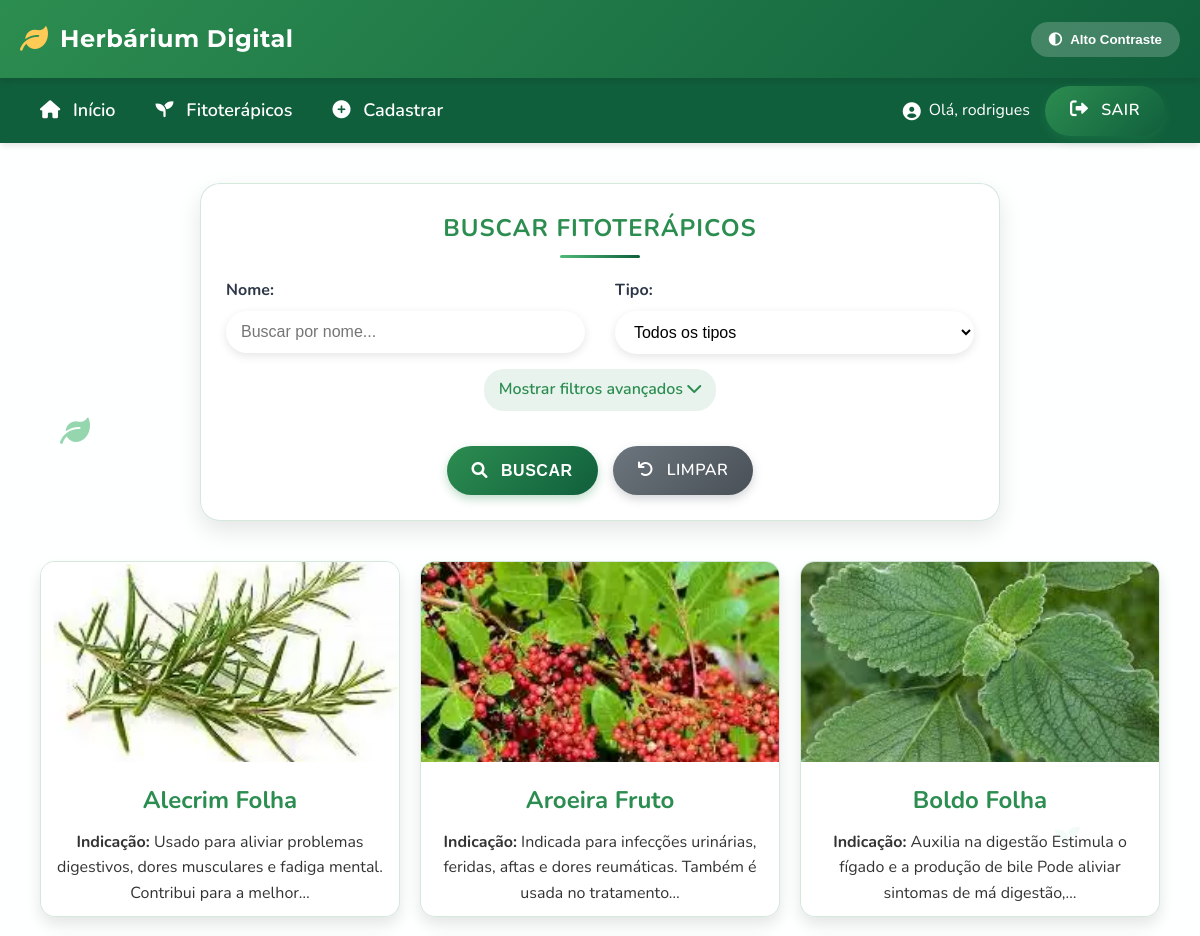
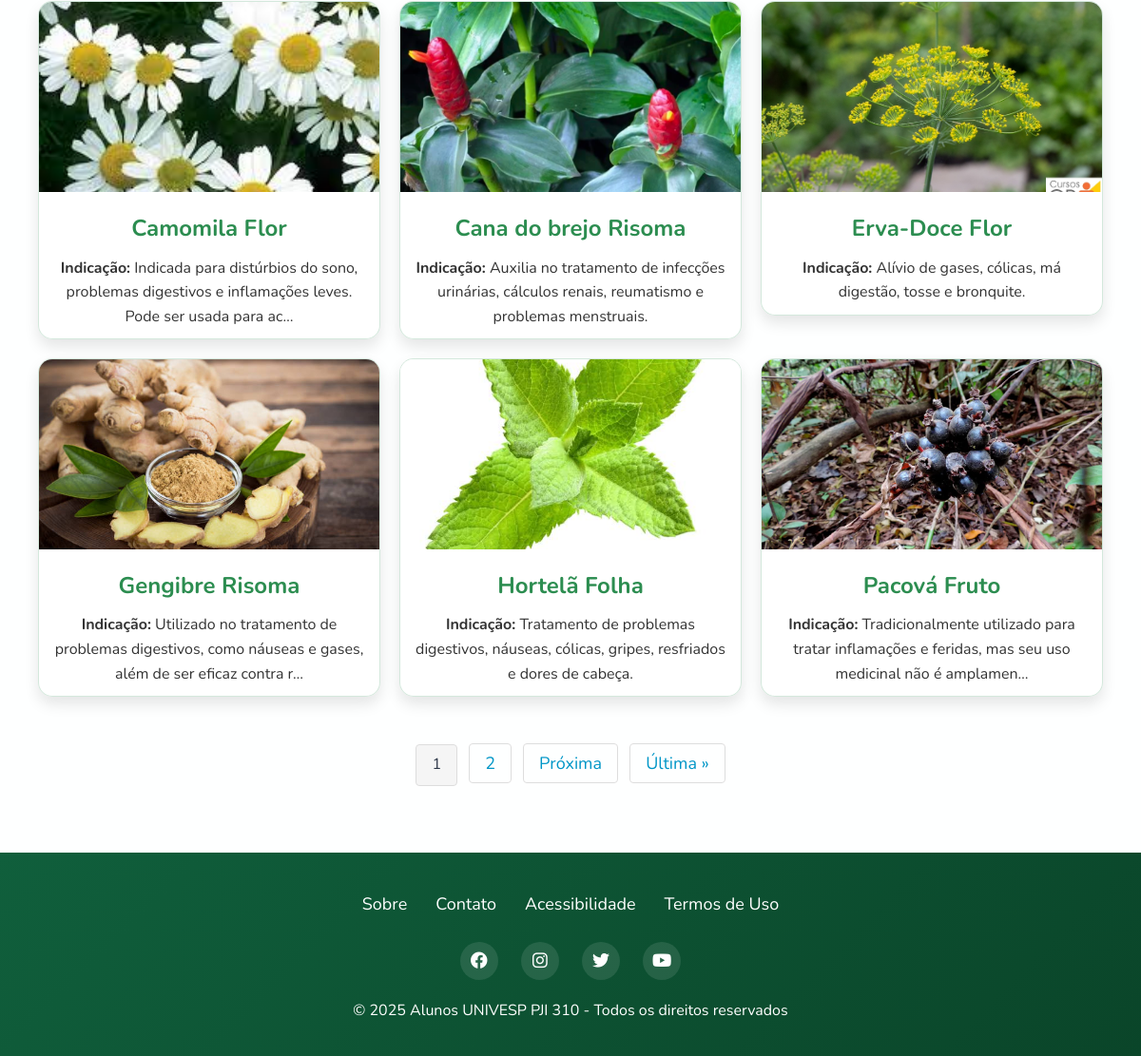
/fitoterapico/ (signed in), run on the app's committed database (2 pictures, top to bottom).
### fitoterapico/models.py (models this page shows, shortened)
class Fitoterapico(models.Model):
    id = models.AutoField(primary_key=True)
    nome = models.CharField(max_length=100)
    tipo = models.ForeignKey(Tipo, on_delete=models.PROTECT, related_name='fitoterapico_tipo')
    especie = models.CharField(max_length=100)
    familia = models.CharField(max_length=100, blank=True, null=True)
    descricao = models.TextField()
    propriedades = models.TextField()
    indicacao = models.TextField()
    modo_uso = models.TextField()
    dosagem = models.CharField(max_length=100, blank=True, null=True)
    efeito_colateral = models.TextField(blank=True, null=True)
    preco = models.FloatField(blank=True, null=True)
    foto = models.ImageField(upload_to='fitoterapico/', blank=True, null=True)
    bio = models.TextField(blank=True, null=True)

class Tipo(models.Model):
    id = models.AutoField(primary_key=True)
    nome = models.CharField(max_length=200)
    def __str__(self):
        return self.nome

### fitoterapico/views.py (the view)
# urls.py: path('fitoterapico/', FitoterapicoListView.as_view(), name='fitoterapico_list'),
class FitoterapicoListView(ListView):
    model = Fitoterapico
    template_name = 'fitoterapico.html'
    context_object_name = 'fitoterapico'
    paginate_by = 9
    def get_queryset(self):
        fitoterapico = super().get_queryset().order_by('nome')
        search = self.request.GET.get('search', '')
        tipo = self.request.GET.get('tipo', '')
        indicacao = self.request.GET.get('indicacao', '')
        if search:
            fitoterapico = fitoterapico.filter(nome__icontains=search)
        if tipo:
            fitoterapico = fitoterapico.filter(tipo__id=tipo)
        if indicacao:
            fitoterapico = fitoterapico.filter(indicacao__icontains=indicacao)
        return fitoterapico
    def get_context_data(self, **kwargs):
        context = super().get_context_data(**kwargs)
        from fitoterapico.models import Tipo
        context['search'] = self.request.GET.get('search', '')
        context['tipo_selecionado'] = self.request.GET.get('tipo', '')
        context['indicacao'] = self.request.GET.get('indicacao', '')
        context['tipos'] = Tipo.objects.all()
        return context

### fitoterapico/templates/fitoterapico.html (shortened to what this page needs)
{% extends "base.html" %}
{% block content %}
  <form method="GET" action="{% url 'fitoterapico_list' %}" class="search-form">
    <h3>Buscar Fitoterápicos</h3>
    <div class="search-row">
      <div class="search-group">
        <label for="search">Nome:</label>
        <input type="text" id="search" name="search" placeholder="Buscar por nome..." value="{{ search }}">
      </div>
      <div class="search-group">
        <label for="tipo">Tipo:</label>
        <select id="tipo" name="tipo">
          <option value="">Todos os tipos</option>
        </select>
      </div>
    </div>
    <div class="search-toggle" onclick="toggleAdvancedSearch()">
      <span id="toggle-text">Mostrar filtros avançados</span> <i class="fas fa-chevron-down" id="toggle-icon"></i>
    </div>
    <div class="search-actions">
      <button type="submit" class="btn"><i class="fas fa-search"></i> Buscar</button>
      <a href="{% url 'fitoterapico_list' %}" class="btn btn-reset"><i class="fas fa-undo"></i> Limpar</a>
    </div>
  </form>
  <div class="fitoterapico-grid">
    {% if fitoterapico %}
      {% for fitoterapico in fitoterapico %}
        <a href="{% url 'fitoterapico_detail' fitoterapico.pk %}">
          <div class="fitoterapico-card">
            {% if fitoterapico.foto %}
              <img src="{{ fitoterapico.foto.url }}" alt="{{ fitoterapico.nome }} - {{ fitoterapico.tipo }}" loading="lazy">
            {% else %}
              <p class="no-foto">Imagem não disponível</p>
            {% endif %}
            <h2>{{ fitoterapico.nome }} {{ fitoterapico.tipo }}</h2>
            <p><strong>Indicação:</strong> {{ fitoterapico.indicacao|truncatechars:100 }}</p>
          </div>
        </a>
      {% endfor %}
    {% else %}
      <p class="no-results">Nenhum fitoterapico encontrado.</p>
    {% endif %}
  </div>
  {% if is_paginated %}
  <div class="pagination">
    {% for num in page_obj.paginator.page_range %}
      {% if page_obj.number == num %}
        <span class="current">{{ num }}</span>
      {% elif num > page_obj.number|add:'-3' and num < page_obj.number|add:'3' %}
        <a href="?page={{ num }}{% if search %}&search={{ search }}{% endif %}">{{ num }}</a>
      {% endif %}
    {% endfor %}
    {% if page_obj.has_next %}
      <a href="?page={{ page_obj.next_page_number }}{% if search %}&search={{ search }}{% endif %}">Próxima</a>
      <a href="?page={{ page_obj.paginator.num_pages }}{% if search %}&search={{ search }}{% endif %}">Última &raquo;</a>
    {% endif %}
  </div>
  {% endif %}
{% endblock %}

### app/templates/base.html (shortened to what this page needs)
<!DOCTYPE html>
<html lang="pt-br">
<head>
  <link href="https://cdnjs.cloudflare.com/ajax/libs/font-awesome/6.0.0-beta3/css/all.min.css" rel="stylesheet">
</head>
<body>
  <div class="floating-element leaf1"><i class="fas fa-leaf"></i></div>
  <div class="floating-element leaf2"></div>
  <div class="floating-element leaf3"></div>
  <header>
    <div class="header-content">
      <div class="logo">
        <i class="fas fa-leaf"></i>
        <h1>Herbárium Digital</h1>
      </div>
      <div class="accessibility-controls">
        <button class="contrast-btn" onclick="toggleContrast()">
          <i class="fas fa-adjust"></i>
          Alto Contraste
        </button>
      </div>
    </div>
  </header>
  <nav role="navigation" aria-label="Menu principal">
    <div class="nav-container">
      <ul>
        <li><a href="{% url 'home' %}"><i class="fas fa-home"></i> Início</a></li>
        <li><a href="{% url 'fitoterapico_list' %}"><i class="fas fa-seedling"></i> Fitoterápicos</a></li>
        {% if user.is_authenticated %}
        <li><a href="{% url 'novo_fitoterapico' %}"><i class="fas fa-plus-circle"></i> Cadastrar</a></li>
        {% endif %}
      </ul>
      <div class="user-info">
        {% if user.is_authenticated %}
          <i class="fas fa-user-circle"></i>
          <span>Olá, {{ user.username }}</span>
          <a href="{% url 'logout' %}" class="btn btn-secondary" style="margin-left: 15px;">
            <i class="fas fa-sign-out-alt"></i> Sair
          </a>
        {% endif %}
      </div>
    </div>
  </nav>
  <main>
    <div class="container">
      {% block content %}{% endblock %}
    </div>
  </main>
  <footer>
    <div class="footer-content">
      <div class="footer-links">
        <a href="#">Sobre</a>
        <a href="#">Contato</a>
        <a href="#">Acessibilidade</a>
        <a href="#">Termos de Uso</a>
      </div>
      <div class="social-icons">
        <a href="#"><i class="fab fa-facebook"></i></a>
        <a href="#"><i class="fab fa-instagram"></i></a>
        <a href="#"><i class="fab fa-twitter"></i></a>
        <a href="#"><i class="fab fa-youtube"></i></a>
      </div>
      <p>&copy; 2025 Alunos UNIVESP PJI 310 - Todos os direitos reservados</p>
    </div>
  </footer>
</body>
</html>

### fitoterapico/templates/fitoterapico.html (style rules this page uses)
body { background-image: url('https://img.freepik.com/vetores-gratis/poster-de-design-medico-com-capsula-medicinal-original-composta-por-partes-verdes-e-azuis-e-folhas-como-ilustracao-do-simbolo-da-vida_13437796.jpg'); background-size: cover; background-attachment: fixed; background-position: center; position: relative; }
body::before { content: ""; position: absolute; top: 0; left: 0; width: 100%; height: 100%; background-color: rgba(255, 255, 255, 0.85); z-index: -1; }
.fitoterapico-grid { display: grid; grid-template-columns: repeat(3, 1fr); gap: 20px; margin: 0 auto; max-width: 1200px; padding: 20px; position: relative; z-index: 1; }
.fitoterapico-card { background-color: rgba(255, 255, 255, 0.9); box-shadow: 0 8px 15px rgba(0, 0, 0, 0.1); border-radius: 15px; overflow: hidden; text-align: center; transition: all 0.3s ease; border: 1px solid rgba(44, 141, 80, 0.2); }
.fitoterapico-card img { width: 100%; height: 200px; object-fit: cover; }
.fitoterapico-card h2 { font-size: 1.5rem; margin: 10px; color: var(--primary-color); }
.fitoterapico-card p { font-size: 1rem; margin-bottom: 10px; padding: 0 15px; }
form { display: block; margin-bottom: 20px; text-align: center; padding: 20px; }
input[type="text"], select, input[type="number"] { padding: 12px 15px; font-size: 16px; border: none; border-radius: 30px; width: 100%; box-sizing: border-box; transition: all 0.3s ease; box-shadow: 0 3px 10px rgba(0, 0, 0, 0.1); background-color: white; }
button[type="submit"], .btn { background: linear-gradient(135deg, var(--primary-color) 0%, var(--primary-dark) 100%); color: #fff; border: none; padding: 12px 25px; font-size: 16px; border-radius: 30px; cursor: pointer; transition: all 0.3s ease; box-shadow: 0 4px 10px rgba(44, 141, 80, 0.3); text-transform: uppercase; font-weight: 600; letter-spacing: 0.5px; }
a { font-size: 18px; color: #333; text-decoration: none; }
.pagination { text-align: center; margin: 20px 0; padding: 10px; }
.pagination a { color: #0096c7; padding: 8px 16px; text-decoration: none; border: 1px solid #ddd; margin: 0 4px; border-radius: 4px; transition: all 0.3s ease; }
.pagination .current { display: inline-block; padding: 8px 16px; background-color: #f5f5f5; border: 1px solid #ddd; border-radius: 4px; margin: 0 4px; }
.search-form { max-width: 800px; margin: 0 auto 20px; padding: 25px; background-color: rgba(255, 255, 255, 0.9); border-radius: 20px; box-shadow: 0 10px 25px rgba(0, 0, 0, 0.1); position: relative; z-index: 1; border: 1px solid rgba(44, 141, 80, 0.2); box-sizing: border-box; }
.search-form h3 { margin-top: 0; margin-bottom: 20px; text-align: center; color: var(--primary-color); font-size: 24px; font-weight: 700; text-transform: uppercase; letter-spacing: 1px; position: relative; padding-bottom: 10px; }
.search-form h3:after { content: ""; position: absolute; bottom: 0; left: 50%; transform: translateX(-50%); width: 80px; height: 3px; background: linear-gradient(90deg, var(--primary-light), var(--primary-dark)); border-radius: 3px; }
.search-row { display: flex; flex-wrap: wrap; gap: 15px; margin-bottom: 15px; justify-content: space-between; }
.search-group { flex: 1; min-width: 200px; max-width: 48%; }
.search-group label { display: block; margin-bottom: 8px; font-weight: bold; text-align: left; }
.search-actions { display: flex; justify-content: center; gap: 15px; margin-top: 20px; }
.btn-reset { background: linear-gradient(135deg, #6c757d 0%, #495057 100%); box-shadow: 0 4px 10px rgba(108, 117, 125, 0.3); }
.search-toggle { text-align: center; margin-bottom: 15px; cursor: pointer; color: var(--primary-color); font-weight: 600; padding: 8px 15px; border-radius: 20px; display: inline-block; transition: all 0.3s ease; background-color: rgba(44, 141, 80, 0.1); }

### data on the page
Fitoterapico: foto (picture), nome "Alecrim", tipo "Folha", indicacao "Usado para aliviar problemas digestivos, dores musculares e fadiga mental. Contribui para a melhor…"
Fitoterapico: foto (picture), nome "Aroeira", tipo "Fruto", indicacao "Indicada para infecções urinárias, feridas, aftas e dores reumáticas. Também é usada no tratamento…"
Fitoterapico: foto (picture), nome "Boldo", tipo "Folha", indicacao "Auxilia na digestão Estimula o fígado e a produção de bile Pode aliviar sintomas de má digestão,…"
Fitoterapico: foto (picture), nome "Camomila", tipo "Flor", indicacao "Indicada para distúrbios do sono, problemas digestivos e inflamações leves. Pode ser usada para ac…"
Fitoterapico: foto (picture), nome "Cana do brejo", tipo "Risoma", indicacao "Auxilia no tratamento de infecções urinárias, cálculos renais, reumatismo e problemas menstruais."
Fitoterapico: foto (picture), nome "Erva-Doce", tipo "Flor", indicacao "Alívio de gases, cólicas, má digestão, tosse e bronquite."
Fitoterapico: foto (picture), nome "Gengibre", tipo "Risoma", indicacao "Utilizado no tratamento de problemas digestivos, como náuseas e gases, além de ser eficaz contra r…"
Fitoterapico: foto (picture), nome "Hortelã", tipo "Folha", indicacao "Tratamento de problemas digestivos, náuseas, cólicas, gripes, resfriados e dores de cabeça."
Fitoterapico: foto (picture), nome "Pacová", tipo "Fruto", indicacao "Tradicionalmente utilizado para tratar inflamações e feridas, mas seu uso medicinal não é amplamen…"

### other printed values
{{ user.username }} "rodrigues"
{{ num }} "1"
{{ num }} "2"
